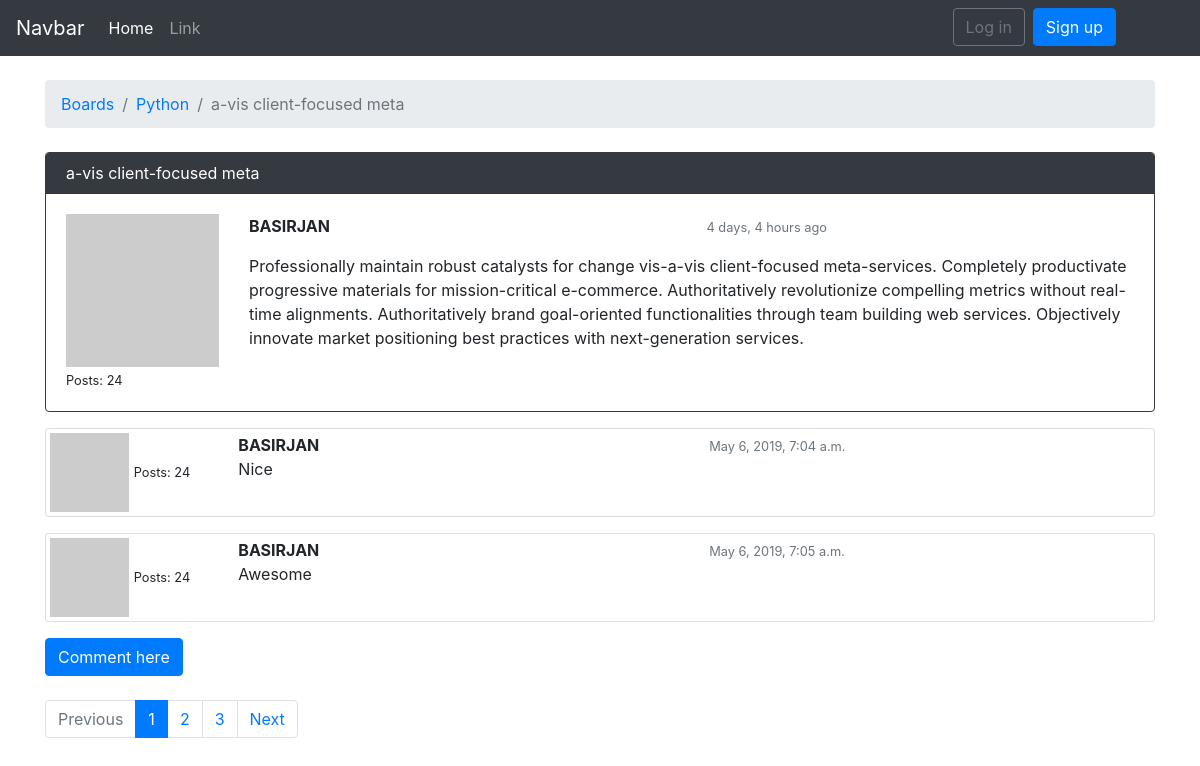
The app's page /board/1/topic/112/ with its own data.
### board/models.py (models this page shows, shortened)
class Topic(models.Model):
    subject = models.CharField(max_length=225)
    last_updated = models.DateTimeField(auto_now_add=True)
    board = models.ForeignKey(
        Board, on_delete=models.CASCADE, related_name='topics')
    starter = models.ForeignKey(
        User, related_name='topics', on_delete=models.CASCADE,)
    views = models.PositiveIntegerField(default=1)

class Board(models.Model):
    name = models.CharField(max_length=150, unique=True)
    description = models.CharField(max_length=150)

class Post(models.Model):
    message = models.TextField(max_length=4000)
    topic = models.ForeignKey(
        Topic, related_name='posts', on_delete=models.CASCADE)
    created_at = models.DateTimeField(auto_now_add=True)
    created_by = models.ForeignKey(
        User, related_name='posts', on_delete=models.CASCADE)
    updated_at = models.DateTimeField(null=True)
    updated_by = models.ForeignKey(
        User, related_name='+', null=True, on_delete=models.CASCADE)
    def get_message_as_markdown(self):
        return mark_safe(markdown(self.message, safe_mode='escape'))

### board/views.py (the view)
class PostListView(ListView):
    model = Topic
    context_object_name = 'posts'
    template_name = 'board/view_topic.html'
    paginate_by = 3
    def get_context_data(self, **kwargs):
        self.topic.views += 1
        self.topic.save()
        kwargs['topic'] = self.topic
        return super().get_context_data(**kwargs)
    def get_queryset(self):
        self.topic = get_object_or_404(Topic, board__pk=self.kwargs.get(
            'pk'), pk=self.kwargs.get('topic_pk'))
        queryset = self.topic.posts.order_by('created_at')
        return queryset

### board/templatetags/gravatar.py (called while the page is built)
@register.filter
def gravatar(user):
    email = user.email.lower().encode('utf-8')
    default = 'mm'
    size = 256
    url = 'https://www.gravatar.com/avatar/{md5}?{params}'.format(
        md5=hashlib.md5(email).hexdigest(),
        params=urlencode({'d': default, 's': str(size)})
    )
    return url

### board/templates/board/view_topic.html (shortened to what this page needs)
{% extends 'board/base.html' %}
{% load static %}
{% load humanize %}
{% load crispy_forms_tags %}
{% load gravatar %}
{% block breadcrumb %}
<ol class="breadcrumb my-4">
    <li class="breadcrumb-item active"><a href="{% url 'board:home' %}">Boards</a></li>
    <li class="breadcrumb-item active"><a
            href="{% url 'board:board_topics' topic.board.pk %}">{{ topic.board.name }}</a></li>
    <li class="breadcrumb-item active">{{ topic.subject }}</li>
</ol>
{% endblock breadcrumb %}
{% block content %}
{% for post in posts %}
<div class="card my-3 {% if forloop.first %} border-dark {% endif %}">
    {% if forloop.first %}
    <div class="card-header bg-dark text-white py-2">{{ topic.subject }}</div>
    <div class="card-body">
        <div class="row">
            <div class="col-2">
                <img src="{{ post.created_by|gravatar }}" class="w-100" alt="">
                <small>Posts: {{ post.created_by.posts.count }}</small>
            </div>
            <div class="col-10">
                <div class="row">
                    <div class="col-6">
                        <strong> {{ post.created_by|upper }}</strong>
                    </div>
                    <div class="col-6">
                        <small class="text-muted">{{ post.created_at|naturaltime }}</small>
                    </div>
                </div>
                <div class="my-3">
                    {{ post.get_message_as_markdown }}
                </div>
            </div>
        </div>
    </div>
    {% else %}
    <div class="card-body p-1">
        <div class="row">
            <div class="col-2">
                <img src="{{ post.created_by|gravatar }}" class="w-50" alt="">
                <small>Posts: {{ post.created_by.posts.count }}</small>
            </div>
            <div class="col-10">
                <div class="row">
                    <div class="col-6">
                        <strong> {{ post.created_by|upper }}</strong>
                    </div>
                    <div class="col-6">
                        <small class="text-muted">{{ post.created_at }}</small>
                    </div>
                </div>
                {{ post.message }}
            </div>
        </div>
    </div>
    {% endif %}
</div>
{% endfor %}
<div class="mb-4">
    <a href="{% url 'board:reply_topic' topic.board.pk topic.pk %}" class="btn btn-primary">Comment here</a>
</div>
{% include 'includes/pagination.html' %}
{% endblock %}

### records on screen
Topic: board.name "Python", subject "a-vis client-focused meta"
Post: created_by.posts.count "24", created_by "BASIRJAN", created_at "4 days, 4 hours ago", get_message_as_markdown "Professionally maintain robust catalysts for change vis-a-vis client-focused meta-services. Completely productivate progressive materials for mission-critical e-commerce. Authoritatively revolutionize compelling metrics without real-time alignments. Authoritatively brand goal-oriented functionalities through team building web services. Objectively innovate market positioning best practices with next-generation services."
Post: created_by.posts.count "24", created_by "BASIRJAN", created_at "May 6, 2019, 7:04 a.m.", message "Nice"
Post: created_by.posts.count "24", created_by "BASIRJAN", created_at "May 6, 2019, 7:05 a.m.", message "Awesome"

### other values on screen
{{ page_num }} "1"
{{ page_num }} "2" "3"
